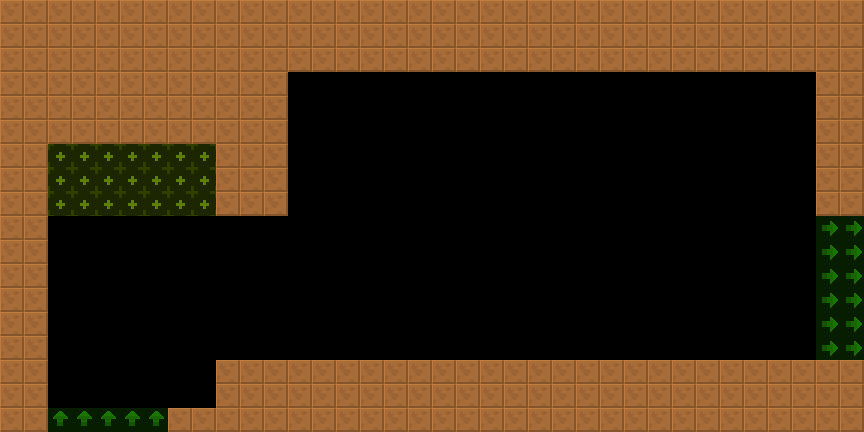

Rendered tile map (Tiled .tmx) drawn with the repository's tilesets; below, a short description and the map source with its tile grids summarised:
An orthogonal 36x18 tile map with 24x24 px tiles, 2 tile layers (col, lnk), 2 tilesets and 3 objects (2x Door, SpecialEquipment).

<map version="1.4" tiledversion="1.4.2" orientation="orthogonal" renderorder="right-down" width="36" height="18" tilewidth="24" tileheight="24" infinite="0" nextlayerid="4" nextobjectid="8">
 <tileset firstgid="6" source="../../lnk.tsx" />
 <tileset firstgid="1" source="../../col.tsx" />
 <layer id="1" name="col" width="36" height="18">
  <data>[648 cells, 272 non-empty, 1 distinct tile ids]</data>
 </layer>
 <layer id="2" name="lnk" width="36" height="18" opacity="0.5">
  <data>[648 cells, 38 non-empty, 3 distinct tile ids]</data>
 </layer>
 <objectgroup id="3" name="markers" opacity="0.5">
  <object id="1" name="SpecialEquipment" type="SpecialEquipment" x="288" y="72" width="528" height="288">
   <properties>
    <property name="yr" value="0" />
    <property name="xr" value="0" />
   </properties>
  </object>
  <object id="2" name="Door" type="Door" x="264" y="336" width="24" height="24">
   <properties>
    <property name="yr" value="0" />
    <property name="xr" value="0" />
   </properties>
  </object>
  <object id="3" name="Door" type="Door" x="816" y="336" width="24" height="24">
   <properties>
    <property name="yr" value="0" />
    <property name="xr" value="0" />
   </properties>
  </object>
 </objectgroup>
</map>
